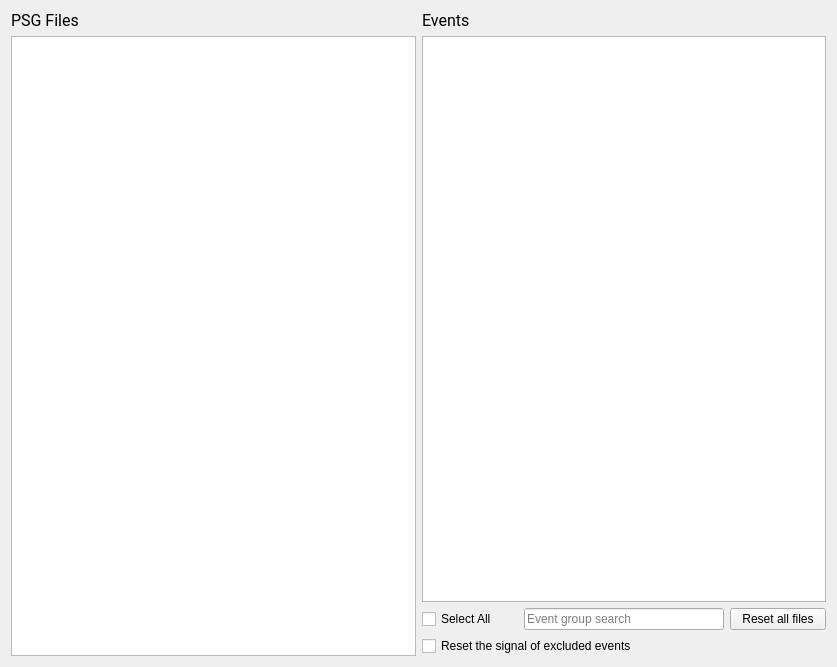
<?xml version="1.0" encoding="UTF-8"?>
<ui version="4.0">
 <class>SelectStagesStep</class>
 <widget class="QWidget" name="SelectStagesStep">
  <property name="geometry">
   <rect>
    <x>0</x>
    <y>0</y>
    <width>837</width>
    <height>667</height>
   </rect>
  </property>
  <property name="windowTitle">
   <string>Form</string>
  </property>
  <property name="styleSheet">
   <string>font: 12pt &quot;Roboto&quot;;</string>
  </property>
  <layout class="QHBoxLayout" name="horizontalLayout_2">
   <item>
    <layout class="QVBoxLayout" name="verticalLayout">
     <item>
      <widget class="QLabel" name="label">
       <property name="font">
        <font>
         <family>Roboto</family>
         <pointsize>12</pointsize>
         <weight>50</weight>
         <italic>false</italic>
         <bold>false</bold>
        </font>
       </property>
       <property name="text">
        <string>PSG Files</string>
       </property>
      </widget>
     </item>
     <item>
      <widget class="QListView" name="file_listview">
       <property name="editTriggers">
        <set>QAbstractItemView::NoEditTriggers</set>
       </property>
       <property name="selectionMode">
        <enum>QAbstractItemView::ExtendedSelection</enum>
       </property>
       <property name="selectionBehavior">
        <enum>QAbstractItemView::SelectItems</enum>
       </property>
      </widget>
     </item>
    </layout>
   </item>
   <item>
    <layout class="QVBoxLayout" name="verticalLayout_2">
     <item>
      <widget class="QLabel" name="label_2">
       <property name="font">
        <font>
         <family>Roboto</family>
         <pointsize>12</pointsize>
         <weight>50</weight>
         <italic>false</italic>
         <bold>false</bold>
        </font>
       </property>
       <property name="text">
        <string>Events</string>
       </property>
      </widget>
     </item>
     <item>
      <widget class="QTreeView" name="event_treeview">
       <property name="editTriggers">
        <set>QAbstractItemView::NoEditTriggers</set>
       </property>
       <property name="dragDropMode">
        <enum>QAbstractItemView::NoDragDrop</enum>
       </property>
       <property name="selectionMode">
        <enum>QAbstractItemView::SingleSelection</enum>
       </property>
       <property name="selectionBehavior">
        <enum>QAbstractItemView::SelectItems</enum>
       </property>
      </widget>
     </item>
     <item>
      <layout class="QHBoxLayout" name="horizontalLayout">
       <item>
        <widget class="QCheckBox" name="select_all_checkBox">
         <property name="text">
          <string>Select All</string>
         </property>
        </widget>
       </item>
       <item>
        <widget class="QLineEdit" name="search_lineEdit">
         <property name="maximumSize">
          <size>
           <width>200</width>
           <height>16777215</height>
          </size>
         </property>
         <property name="placeholderText">
          <string>Event group search</string>
         </property>
        </widget>
       </item>
       <item>
        <widget class="QPushButton" name="reset_all_files_pushButton">
         <property name="text">
          <string>Reset all files</string>
         </property>
        </widget>
       </item>
      </layout>
     </item>
     <item>
      <widget class="QCheckBox" name="reset_excl_event_checkBox">
       <property name="text">
        <string>Reset the signal of excluded events </string>
       </property>
      </widget>
     </item>
    </layout>
   </item>
  </layout>
 </widget>
 <resources>
  <include location="../../../../../scinodes_poc/src/main/python/ui/themes/themes.qrc"/>
 </resources>
 <connections>
  <connection>
   <sender>file_listview</sender>
   <signal>clicked(QModelIndex)</signal>
   <receiver>SelectStagesStep</receiver>
   <slot>on_file_selected()</slot>
   <hints>
    <hint type="sourcelabel">
     <x>109</x>
     <y>177</y>
    </hint>
    <hint type="destinationlabel">
     <x>213</x>
     <y>177</y>
    </hint>
   </hints>
  </connection>
  <connection>
   <sender>select_all_checkBox</sender>
   <signal>stateChanged(int)</signal>
   <receiver>SelectStagesStep</receiver>
   <slot>on_select_all_groups()</slot>
   <hints>
    <hint type="sourcelabel">
     <x>287</x>
     <y>280</y>
    </hint>
    <hint type="destinationlabel">
     <x>240</x>
     <y>164</y>
    </hint>
   </hints>
  </connection>
  <connection>
   <sender>reset_all_files_pushButton</sender>
   <signal>clicked()</signal>
   <receiver>SelectStagesStep</receiver>
   <slot>on_reset_all_files()</slot>
   <hints>
    <hint type="sourcelabel">
     <x>541</x>
     <y>404</y>
    </hint>
    <hint type="destinationlabel">
     <x>298</x>
     <y>226</y>
    </hint>
   </hints>
  </connection>
  <connection>
   <sender>search_lineEdit</sender>
   <signal>textEdited(QString)</signal>
   <receiver>SelectStagesStep</receiver>
   <slot>search_pattern_slot()</slot>
   <hints>
    <hint type="sourcelabel">
     <x>526</x>
     <y>614</y>
    </hint>
    <hint type="destinationlabel">
     <x>418</x>
     <y>333</y>
    </hint>
   </hints>
  </connection>
 </connections>
 <slots>
  <slot>on_file_selected()</slot>
  <slot>on_event_selected()</slot>
  <slot>on_select_all_groups()</slot>
  <slot>on_apply_to_all_files()</slot>
  <slot>on_reset_all_files()</slot>
  <slot>search_pattern_slot()</slot>
 </slots>
</ui>
